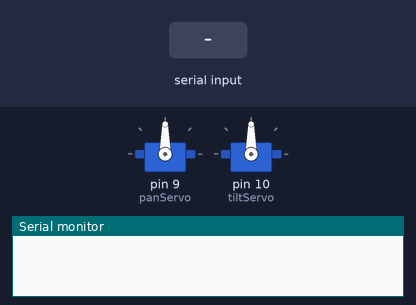
A sketch run on a simulated Arduino Uno, built with avr-gcc and run on an emulated ATmega328P. Parts: 2 × servo, the last lines printed to the serial monitor. The test bench sets the inputs (shaded band).

Above: at 1.2 s.
1.3 s: "90,45\n" received over Serial
At 2.5 s:
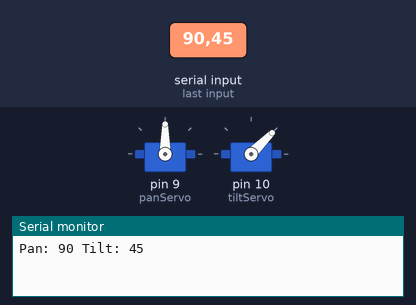
2.8 s: "30,150\n" received over Serial
At 3.9 s:
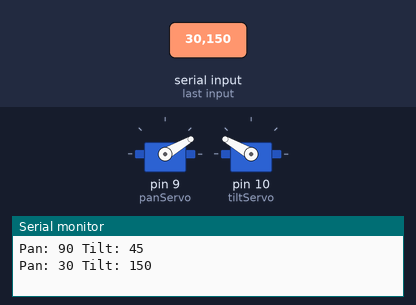
4.3 s: "1,90\n" received over Serial
At 4.9 s:
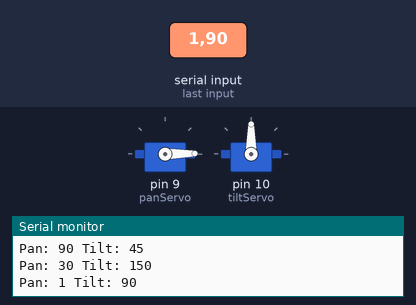
Timing chart, 0 to 7.3 s (numbered marks = the images above; inputs shaded):
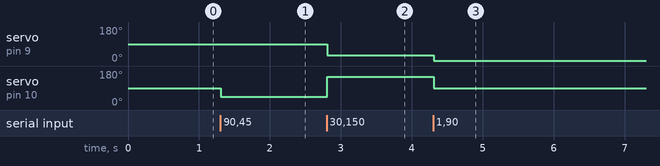

The sketch:

camera.ino
```cpp
#include <Servo.h>

Servo panServo;
Servo tiltServo;

int panAngle = 90;
int tiltAngle = 90;

void setup() {
  Serial.begin(9600);
  panServo.attach(9);   // Pan servo pin
  tiltServo.attach(10); // Tilt servo pin

  panServo.write(panAngle);
  tiltServo.write(tiltAngle);
}

void loop() {
  if (Serial.available() > 0) {
    String data = Serial.readStringUntil('\n');
    int commaIndex = data.indexOf(',');
    if (commaIndex > 0) {
      panAngle = data.substring(0, commaIndex).toInt();
      tiltAngle = data.substring(commaIndex + 1).toInt();

      // Constrain angles
      panAngle = constrain(panAngle, 0, 180);
      tiltAngle = constrain(tiltAngle, 0, 180);

      // Move servos
      panServo.write(panAngle);
      tiltServo.write(tiltAngle);

      // Debug output
      Serial.print("Pan: "); Serial.print(panAngle);
      Serial.print(" Tilt: "); Serial.println(tiltAngle);
    }
  }
}
```

Measured:
- after the input at 1.3 s, servo on pin 10 (tiltServo): 90° → 45° at once
- after the input at 2.8 s, servo on pin 9 (panServo): 90° → 30° at once; servo on pin 10 (tiltServo): 45° → 150° at once
- after the input at 4.3 s, servo on pin 9 (panServo): 30° → 1° at once; servo on pin 10 (tiltServo): 150° → 90° at once
